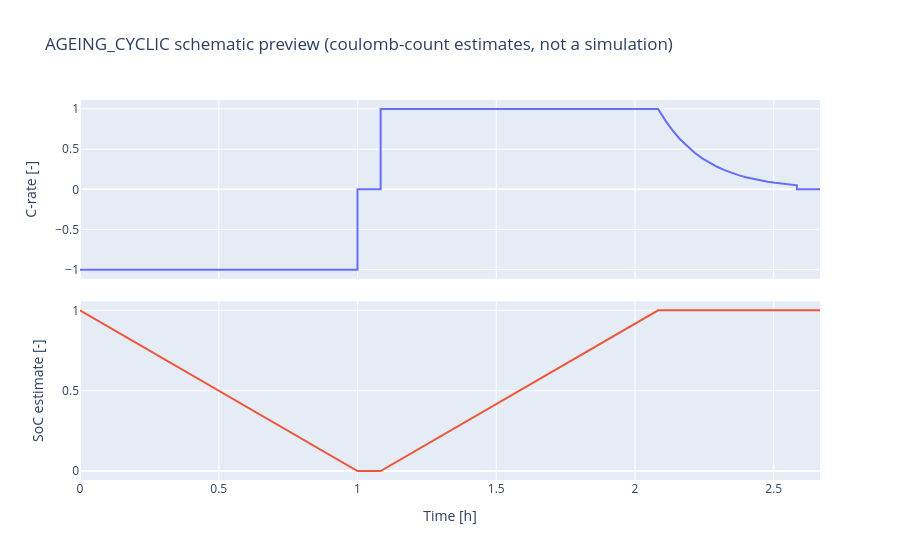

Here is the notebook cell this chart was saved with:
### Markdown cell above
## 1. The ageing protocols

The ageing cycler describes one ageing increment, repeated between RPTs.
`ageing_builder.describe()` lists every parameter.

### 1a. CC-CV cycling in a voltage window

Both CV phases are optional: omit `I_cut` for pure CC charging, add
`I_cut_dch` for a discharge-side CV hold at `V_min`.

### Code cell
voltage_window = ageing_builder.cyclic(
    I_chg=1.0,
    I_dch=-1.0,
    I_cut=0.05,
    V_max=4.2,
    V_min=2.5,
    t_rest_s=300,  # rest after each leg
    t_max_cv_s=3600,  # CV timeout
)
ageing_builder.plot_preview(voltage_window)

### Figure 1 — Plotly figure (JSON) as saved in the notebook; plotly's stock layout.template omitted (floating-point values rounded to 4 significant figures)
{"data": [{"customdata": [[-4.5, "CC discharge"], [-4.5, "CC discharge"], [0, "rest"], [0, "rest"], [4.5, "CC charge"], [4.5, "CC charge"], [4.5, "CV hold"], [3.844, "CV hold"], [3.283, "CV hold"], [2.804, "CV hold"], [2.395, "CV hold"], [2.046, "CV hold"], [1.747, "CV hold"], [1.492, "CV hold"], [1.275, "CV hold"], [1.089, "CV hold"], [0.93, "CV hold"], [0.7943, "CV hold"], [0.6784, "CV hold"], [0.5795, "CV hold"], [0.4949, "CV hold"], [0.4227, "CV hold"], [0.3611, "CV hold"], [0.3084, "CV hold"], [0.2634, "CV hold"], [0.225, "CV hold"], [0, "rest"], [0, "rest"]], "hovertemplate": "%{customdata[1]}<br>%{y:.3f} C (%{customdata[0]:.3f} A)<br>t = %{x:.4g} h<extra></extra>", "mode": "lines", "name": "C-rate", "type": "scatter", "x": [0.0, 1.0, 1.0, 1.083, 1.083, 2.083, 2.083, 2.11, 2.136, 2.162, 2.189, 2.215, 2.241, 2.268, 2.294, 2.32, 2.346, 2.373, 2.399, 2.425, 2.452, 2.478, 2.504, 2.531, 2.557, 2.583, 2.583, 2.667], "xaxis": "x", "y": [-1.0, -1.0, 0.0, 0.0, 1.0, 1.0, 1.0, 0.8541, 0.7295, 0.6231, 0.5322, 0.4546, 0.3883, 0.3316, 0.2833, 0.2419, 0.2067, 0.1765, 0.1508, 0.1288, 0.11, 0.09394, 0.08024, 0.06854, 0.05854, 0.05, 0.0, 0.0], "yaxis": "y"}, {"hovertemplate": "SoC ~ %{y:.3f}<br>t = %{x:.4g} h<extra></extra>", "mode": "lines", "name": "SoC estimate", "type": "scatter", "x": [0.0, 1.0, 1.0, 1.083, 1.083, 2.083, 2.083, 2.11, 2.136, 2.162, 2.189, 2.215, 2.241, 2.268, 2.294, 2.32, 2.346, 2.373, 2.399, 2.425, 2.452, 2.478, 2.504, 2.531, 2.557, 2.583, 2.583, 2.667], "xaxis": "x2", "y": [1.0, 0.0, 0.0, 0.0, 0.0, 1.0, 1.0, 1.0, 1.0, 1.0, 1.0, 1.0, 1.0, 1.0, 1.0, 1.0, 1.0, 1.0, 1.0, 1.0, 1.0, 1.0, 1.0, 1.0, 1.0, 1.0, 1.0, 1.0], "yaxis": "y2"}], "layout": {"showlegend": false, "title": {"text": "AGEING_CYCLIC schematic preview (coulomb-count estimates, not a simulation)"}, "xaxis": {"anchor": "y", "domain": [0, 1], "matches": "x2", "showticklabels": false}, "xaxis2": {"anchor": "y2", "domain": [0, 1], "title": {"text": "Time [h]"}}, "yaxis": {"anchor": "x", "domain": [0.53, 1], "title": {"text": "C-rate [-]"}}, "yaxis2": {"anchor": "x2", "domain": [0, 0.47], "title": {"text": "SoC estimate [-]"}}}}
